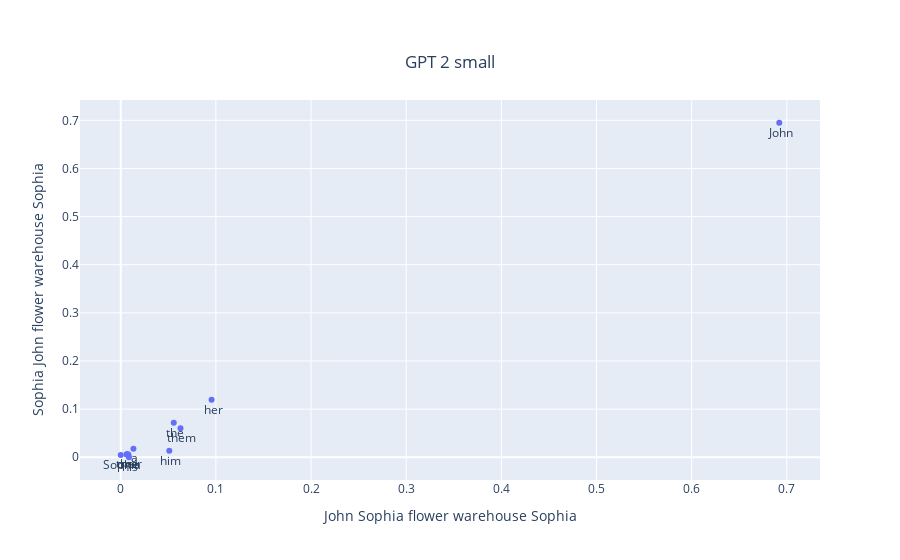
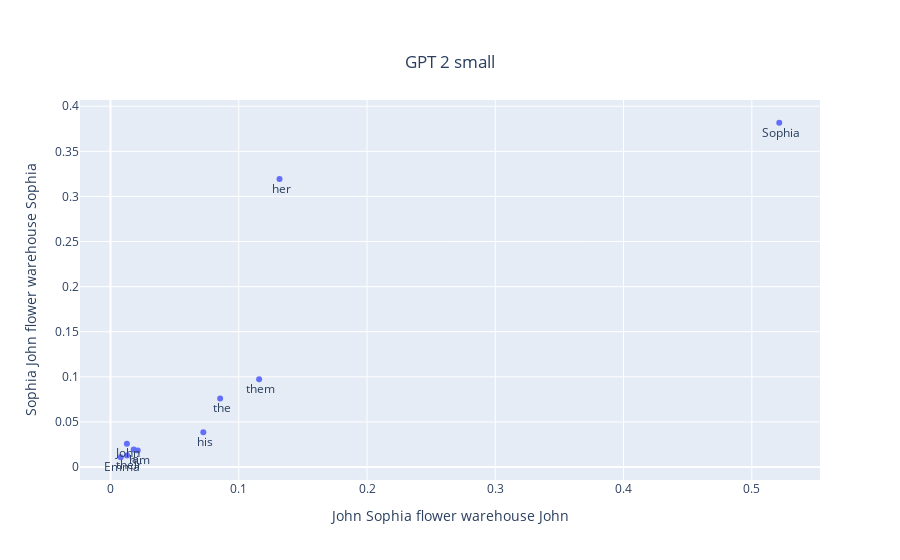

Notebook code cell kept with these figures, in order:
### Code cell
print(get_completion(prompt1, wPrompt=True))
print(plot_compare_prompt_logprobs(prompt1, prompt2, f"{A} {B} {O} {P} {B}", f"{B} {A} {O} {P} {B}"))
print(plot_compare_prompt_logprobs(prompt3, prompt4, f"{A} {B} {O} {P} {A}", f"{B} {A} {O} {P} {B}"))

### Figure 1 — Plotly figure (JSON) as saved in the notebook; plotly's stock layout.template omitted (floating-point values rounded to 4 significant figures)
{"data": [{"mode": "markers+text", "text": [" his", " him", " me", " the", " her", " one", " John", " Sophia", " them", " a", " their"], "textposition": "bottom center", "type": "scatter", "x": [0.008608, 0.05102, 0.008094, 0.0557, 0.09547, 0.005944, 0.692, 0, 0.06278, 0.01331, 0.007044], "y": [0, 0.01348, 0.00541, 0.07162, 0.1193, 0.00594, 0.695, 0.004508, 0.0601, 0.01768, 0.006995]}], "layout": {"title": {"text": "GPT 2 small", "x": 0.5, "xanchor": "center", "y": 0.9, "yanchor": "top"}, "xaxis": {"title": {"text": "John Sophia flower warehouse Sophia"}}, "yaxis": {"title": {"text": "Sophia John flower warehouse Sophia"}}}}

### Figure 2 — Plotly figure (JSON) as saved in the notebook; plotly's stock layout.template omitted (floating-point values rounded to 4 significant figures)
{"data": [{"mode": "markers+text", "text": [" his", " him", " Emma", " the", " her", " John", " Sophia", " them", " a", " their"], "textposition": "bottom center", "type": "scatter", "x": [0.07237, 0.02123, 0.007996, 0.0855, 0.1318, 0.01278, 0.5214, 0.1159, 0.01812, 0.01293], "y": [0.0385, 0.01835, 0.01084, 0.07599, 0.3192, 0.02594, 0.3817, 0.0973, 0.01953, 0.01265]}], "layout": {"title": {"text": "GPT 2 small", "x": 0.5, "xanchor": "center", "y": 0.9, "yanchor": "top"}, "xaxis": {"title": {"text": "John Sophia flower warehouse John"}}, "yaxis": {"title": {"text": "Sophia John flower warehouse Sophia"}}}}
